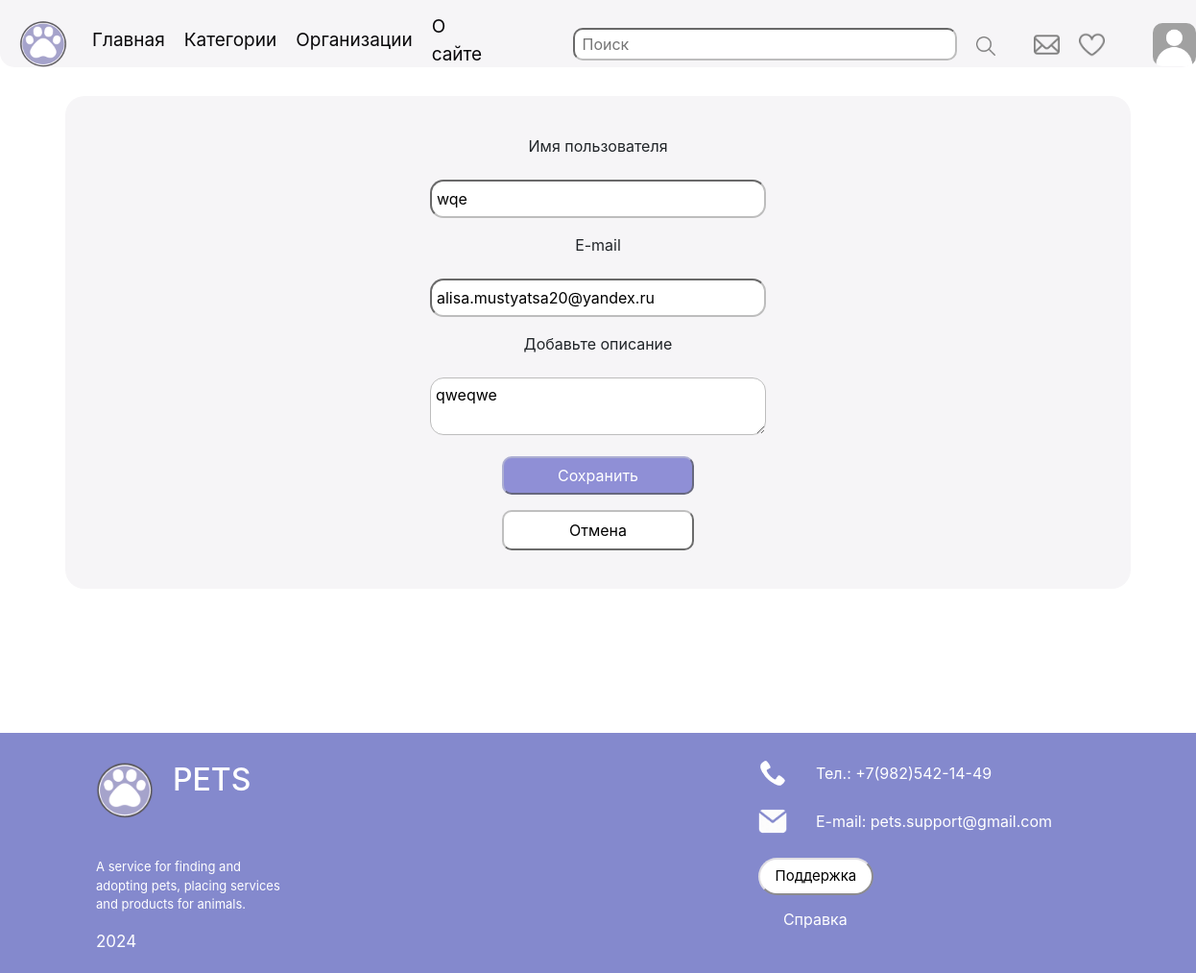
Screenshot of /edit_profile (signed in) with the database file from the repository.
### data/users.py (models this page shows, shortened)
class User(SqlAlchemyBase, UserMixin):
    __tablename__ = 'users'
    id = sqlalchemy.Column(sqlalchemy.Integer,
                           primary_key=True, autoincrement=True)
    name = sqlalchemy.Column(sqlalchemy.String, nullable=False)
    about = sqlalchemy.Column(sqlalchemy.String, nullable=True)
    photo = sqlalchemy.Column(sqlalchemy.String, nullable=True)
    email = sqlalchemy.Column(sqlalchemy.String,
                              index=True, unique=True, nullable=False)
    hashed_password = sqlalchemy.Column(sqlalchemy.String, nullable=False)
    created_date = sqlalchemy.Column(sqlalchemy.DateTime,
                                     default=datetime.datetime.now)
    posts = orm.relationship("Post", back_populates='user')
    city = sqlalchemy.Column(sqlalchemy.String, default='Москва')

### main.py (the view)
@app.route('/edit_profile', methods=['GET', 'POST'])
def edit():
    if current_user.is_authenticated:
        form = EditForm()
        if request.method == 'POST':
            db_sess = db_session.create_session()
            if db_sess.query(User).filter(
                    User.email == form.email.data).first() and form.email.data != current_user.email:
                return render_template('change_profile.html', title='Редактирование',
                                       form=form,
                                       message="Почта телефона уже используется")
            s = db_sess.query(User).filter(User.id == current_user.id).first()
            s.name = form.name.data
            current_user.name = form.name.data
            s.email = form.email.data
            current_user.email = form.email.data
            s.about = form.about.data
            current_user.about = form.about.data
            db_sess.merge(current_user)
            db_sess.commit()
            return redirect("/profile")
        else:
            form.email.data = current_user.email
            form.name.data = current_user.name
            form.about.data = current_user.about
        return render_template('change_profile.html', title='Редактирование', form=form)
    return redirect("/profile")

### forms/edit.py
class EditForm(FlaskForm):
    email = EmailField('E-mail', validators=[Email(), Length(max=40)])
    name = StringField('Имя пользователя', validators=[DataRequired(), Length(max=18)])
    about = TextAreaField("Добавьте описание", validators=[Length(max=150)])
    submit = SubmitField('Сохранить')

### data/db_session.py (called while the page is built)
def create_session() -> Session:
    global __factory
    return __factory()

### main.py (called while the page is built)
@login_manager.user_loader
def load_user(user_id):
    db_sess = db_session.create_session()
    return db_sess.query(User).get(user_id)

### templates/change_profile.html (shortened to what this page needs)
{% extends "base.html" %}
{% block content %}
<div class="content" style="justify-content: center; text-align: center">
    <form action="" method="post" enctype="multipart/form-data" >
        <p>
            {{ form.name.label}}<br>
            {{ form.name(class="form_login")}}<br>
        </p>
        <p>
            {{ form.email.label}}<br>
            {{ form.email (class="form_login")}}<br>
        </p>
        <p>
            {{ form.about.label }}<br>
            {{ form.about(class="form_login2")}}<br>
        </p>
        <p>{{ form.submit (class='butt2')}}</p>
    </form>
    <a href="/profile">
        <button class="cancel" style="width: 200px; margin-left: 20px;"> Отмена</button>
    </a>
</div>
{% endblock %}

### static/css/style.css (style rules this page uses)
.content { border-radius: 20px; background-color: #f6f5f7; display: block; justify-content: start; text-align: start; padding: 40px; margin-top: 30px; }
.butt2 { color: #fff; background: #8F8FD6; border-radius: 10px; border-color: #ACAED2; justify-items: center; outline:none; padding: 6px; width: 200px; }
.cancel { background: #fff; border-radius: 10px; text-align: center; border-color: #BFBFBF; padding: 7px; margin-right: 20px; width: 30%; }
.form_login { padding: 5px; font-size: 16px; width: 350px; height: 40px; border-radius: 14px; border-color: #BDBDBD; margin-top: 15px; }
.form_login2 { padding: 5px; font-size: 16px; width: 350px; height: 60px; border-radius: 14px; border-color: #BDBDBD; margin-top: 15px; }

### rows the page displays
User: name "wqe", email "alisa.mustyatsa20@yandex.ru", about "qweqwe"
